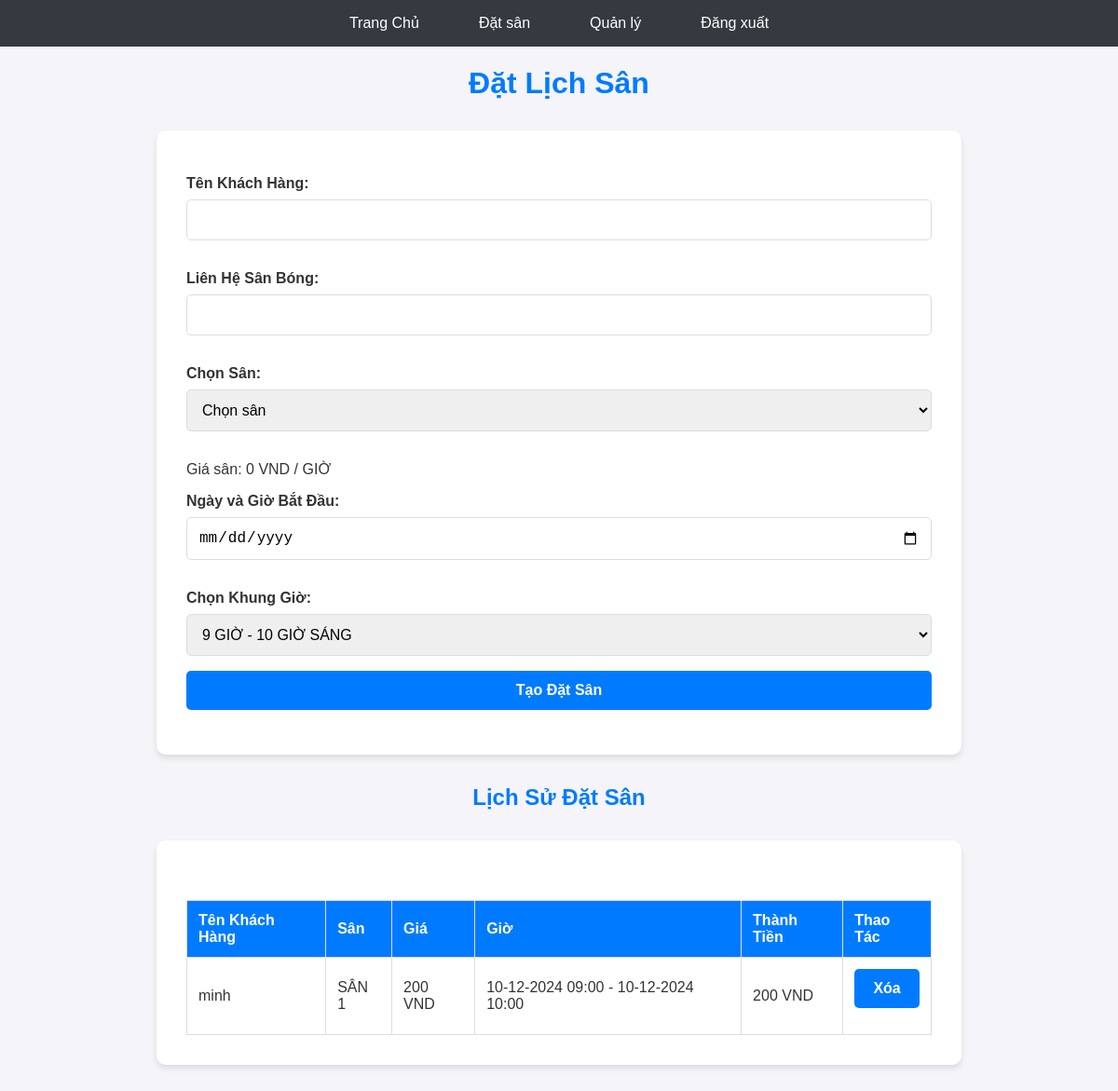
The page /dat-lich-san/index.php (signed in) on the database its author committed.
### tables this page shows
CREATE TABLE `court_rentals` (
  `id` int(30) NOT NULL,
  `client_name` text NOT NULL,
  `contact` text NOT NULL,
  `court_id` int(11) NOT NULL,
  `court_price` float(12,2) NOT NULL,
  `datetime_start` datetime NOT NULL,
  `datetime_end` datetime NOT NULL,
  `hours` float(12,2) NOT NULL DEFAULT 0.00,
  `total` float(12,2) NOT NULL DEFAULT 0.00,
  `status` tinyint(1) NOT NULL DEFAULT 0 COMMENT '0 = Đang thuê, 1 = Đã xong',
  `created_by` varchar(255) NOT NULL,
  `date_created` datetime NOT NULL DEFAULT current_timestamp(),
  `date_updated` datetime NOT NULL DEFAULT current_timestamp() ON UPDATE current_timestamp()
);

CREATE TABLE `court_list` (
  `id` int(30) NOT NULL,
  `name` text NOT NULL,
  `price` float(12,2) NOT NULL DEFAULT 0.00,
  `status` tinyint(1) NOT NULL DEFAULT 1,
  `delete_flag` tinyint(1) NOT NULL DEFAULT 0,
  `date_created` datetime NOT NULL DEFAULT current_timestamp(),
  `date_updated` datetime NOT NULL DEFAULT current_timestamp() ON UPDATE current_timestamp(),
  `quantity` int(11) DEFAULT 0
);

### dat-lich-san/index.php (the view, shortened to what this page needs)
    <?php
try {
    $conn = new PDO("mysql:host=" . DB_SERVER . ";dbname=" . DB_NAME . ";charset=utf8mb4", DB_USERNAME, DB_PASSWORD);
    $conn->setAttribute(PDO::ATTR_ERRMODE, PDO::ERRMODE_EXCEPTION);
} catch (PDOException $e) {
    die("Lỗi kết nối: " . $e->getMessage());
}
$username = $_SESSION['username'];
$stmt = $conn->prepare("
    SELECT r.id, r.client_name, r.contact, c.name AS court_name, r.court_price, r.datetime_start, r.datetime_end, r.hours, r.total
    FROM court_rentals r
    JOIN court_list c ON r.court_id = c.id
    WHERE r.created_by = :username
    ORDER BY r.date_created DESC
");
$stmt->execute([':username' => $username]);
$userRentals = $stmt->fetchAll(PDO::FETCH_ASSOC);
?>
<!DOCTYPE html>
<html lang="vi">
<head>
</head>
<body>
    <nav>
        <a href="/">Trang Chủ</a>
        <a href="/dat-san">Đặt sân</a>
        <?php if (isset($_SESSION['user_id'])): ?>
            <a href="/admin">Quản lý</a>
            <a href="/dangxuat.php">Đăng xuất</a>
        <?php else: ?>
            <a href="/dangnhap.php">Đăng nhập</a>
        <?php endif; ?>
    </nav>
    <h1>Đặt Lịch Sân</h1>
    <div class="container">
        <form method="POST">
            <label for="customerName">Tên Khách Hàng:</label>
            <input type="text" id="customerName" name="customerName" required>
            <label for="contact">Liên Hệ Sân Bóng:</label>
            <input type="text" id="contact" name="contact" required>
            <label for="court_id">Chọn Sân:</label>
            <select name="court_id" id="court_id" required onchange="updateCourtDetails()">
                <option value="" disabled selected>Chọn sân</option>
            </select>
            <p>Giá sân: <span id="courtPriceDisplay">0</span> VND / GIỜ</p>
            <label for="startDate">Ngày và Giờ Bắt Đầu:</label>
            <input type="date" id="startDate" name="startDate" required>
            <label for="time_slot">Chọn Khung Giờ:</label>
            <select name="time_slot" id="time_slot" required>
                <option value="09:00-10:00" data-start="09:00" data-end="10:00">9 GIỜ - 10 GIỜ SÁNG</option>
            </select>
            <button type="submit" name="create_booking">Tạo Đặt Sân</button>
        </form>
    </div>
    <h2>Lịch Sử Đặt Sân</h2>
    <div class="container">
        <table>
            <thead>
                <tr>
                    <th>Tên Khách Hàng</th>
                    <th>Sân</th>
                    <th>Giá</th>
                    <th>Giờ</th>
                    <th>Thành Tiền</th>
                    <th>Thao Tác</th>
                </tr>
            </thead>
            <tbody>
                <?php foreach ($userRentals as $rental): ?>
                    <tr>
                        <td><?= $rental['client_name'] ?></td>
                        <td><?= $rental['court_name'] ?></td>
                        <td><?= number_format($rental['court_price'], 0, ',', '.') ?> VND</td>
                        <td><?= date('d-m-Y H:i', strtotime($rental['datetime_start'])) ?> - <?= date('d-m-Y H:i', strtotime($rental['datetime_end'])) ?></td>
                        <td><?= number_format($rental['total'], 0, ',', '.') ?> VND</td>
                        <td>
                            <form method="POST">
                                <button type="submit" name="delete_booking">Xóa</button>
                            </form>
                        </td>
                    </tr>
                <?php endforeach; ?>
            </tbody>
        </table>
    </div>
</body>
</html>

### dat-lich-san/index.php (style rules this page uses)
body { font-family: 'Arial', sans-serif; margin: 0; padding: 0; background: #f4f4f9; color: #333; }
h1, h2 { text-align: center; color: #007BFF; }
nav { display: flex; justify-content: center; background: #343a40; padding: 0.5rem; }
nav a { color: #fff; text-decoration: none; margin: 0 1rem; padding: 0.5rem 1rem; border-radius: 5px; transition: background 0.3s; }
.container { width: 90%; max-width: 800px; margin: 2rem auto; background: #fff; border-radius: 10px; box-shadow: 0 4px 6px rgba(0, 0, 0, 0.1); padding: 2rem; }
label { display: block; margin: 1rem 0 0.5rem; font-weight: bold; }
input, select, button { width: 100%; padding: 0.75rem; margin-bottom: 1rem; border: 1px solid #ddd; border-radius: 5px; font-size: 1rem; box-sizing: border-box; }
button { background: #007BFF; color: #fff; font-weight: bold; border: none; cursor: pointer; transition: background 0.3s; }
table { width: 100%; border-collapse: collapse; margin-top: 2rem; }
table th, table td { text-align: left; padding: 0.75rem; border: 1px solid #ddd; }
table th { background: #007BFF; color: #fff; }

### rows shown on the page
court_rentals: client_name "minh", court.name "SÂN 1", court_price "200", datetime_start "10-12-2024 09:00", datetime_end "10-12-2024 10:00", total "200"
